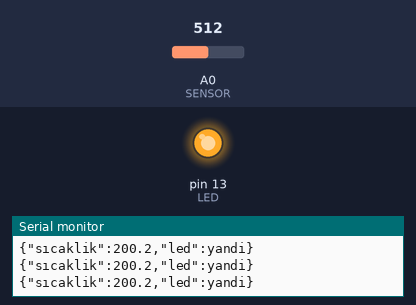
A sketch run on a simulated Arduino Uno, built with avr-gcc and run on an emulated ATmega328P. Shown: output pins drawn as LEDs (lit = HIGH), the last lines printed to the serial monitor. The inputs (shaded band) are chosen by the test bench; at power-on: A0 (SENSOR) = 512.

Above: at 1.2 s.
1.3 s: A0 (SENSOR) set to 172
4.3 s: A0 (SENSOR) set to 146
At 5.4 s:
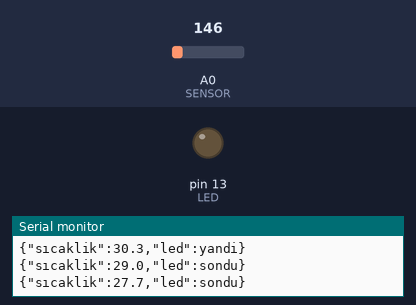
6.5 s: A0 (SENSOR) set to 306
At 8.0 s:
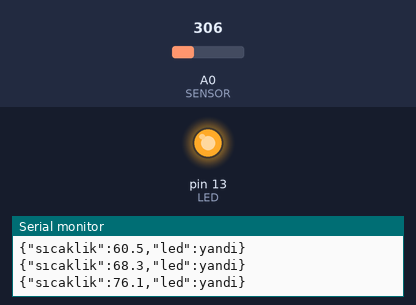
8.3 s: A0 (SENSOR) set to 122
At 11.0 s:
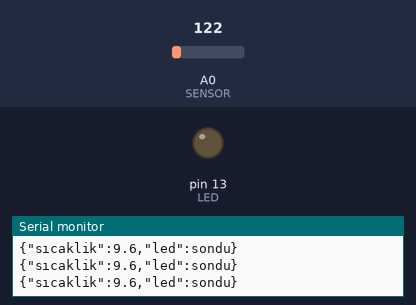
Timing chart, 0 to 12.3 s (numbered marks = the images above; inputs shaded):
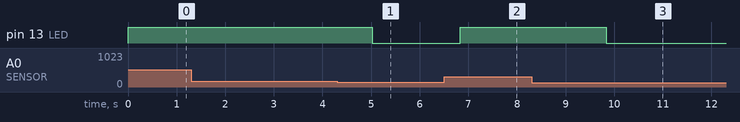

The sketch:

04-sicaklik.ino
```cpp
const int SENSOR = A0;
const int LED = 13;
const float ESIK = 30.0;
const int N = 10;
float olcumler[N];
int indeks = 0;
bool doldu = false;

void setup()
{
    pinMode(LED, OUTPUT);
    Serial.begin(9600);
}
float sicaklikOku()
{
    int ham = analogRead(SENSOR);
    float volt = ham * 5.0 / 1023.0;
    return (volt - 0.5) * 100.0;
}
void loop()
{
    olcumler[indeks] = sicaklikOku();
    indeks = (indeks + 1) % N;
    if (indeks == 0)
        doldu = true;

    int adet = doldu ? N : indeks;
    float toplam = 0;
    for (int i = 0; i < adet; i++)
    {
        toplam += olcumler[i];
    }
    float ortalama = toplam / adet;

    if (ortalama > ESIK)
    {
        digitalWrite(LED, HIGH);
    }
    else
    {
        digitalWrite(LED, LOW);
    }
    Serial.print("{\"sıcaklik\":");
    Serial.print(ortalama, 1);
    Serial.print(",\"led\":");
    Serial.print(ortalama > ESIK ? "yandi" : "sondu");
    Serial.println("}");
    delay(200);
}
```

Measured:
- the behaviour switches between 164 and 163 on A0 (SENSOR) (found by bisection; images 0 and 1)
- after the input at 4.3 s, pin 13 (LED): HIGH → LOW after 0.72 s
- after the input at 6.5 s, pin 13 (LED): LOW → HIGH after 0.33 s
- after the input at 8.3 s, pin 13 (LED): HIGH → LOW after 1.5 s
